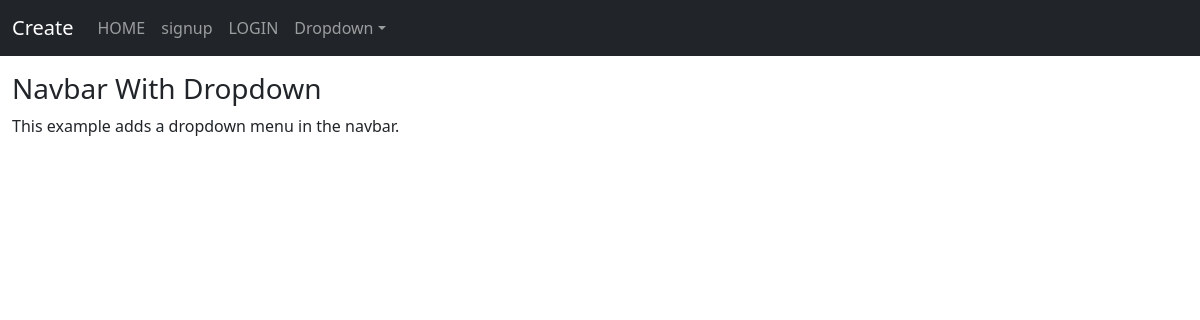
Before: / with the older database file.
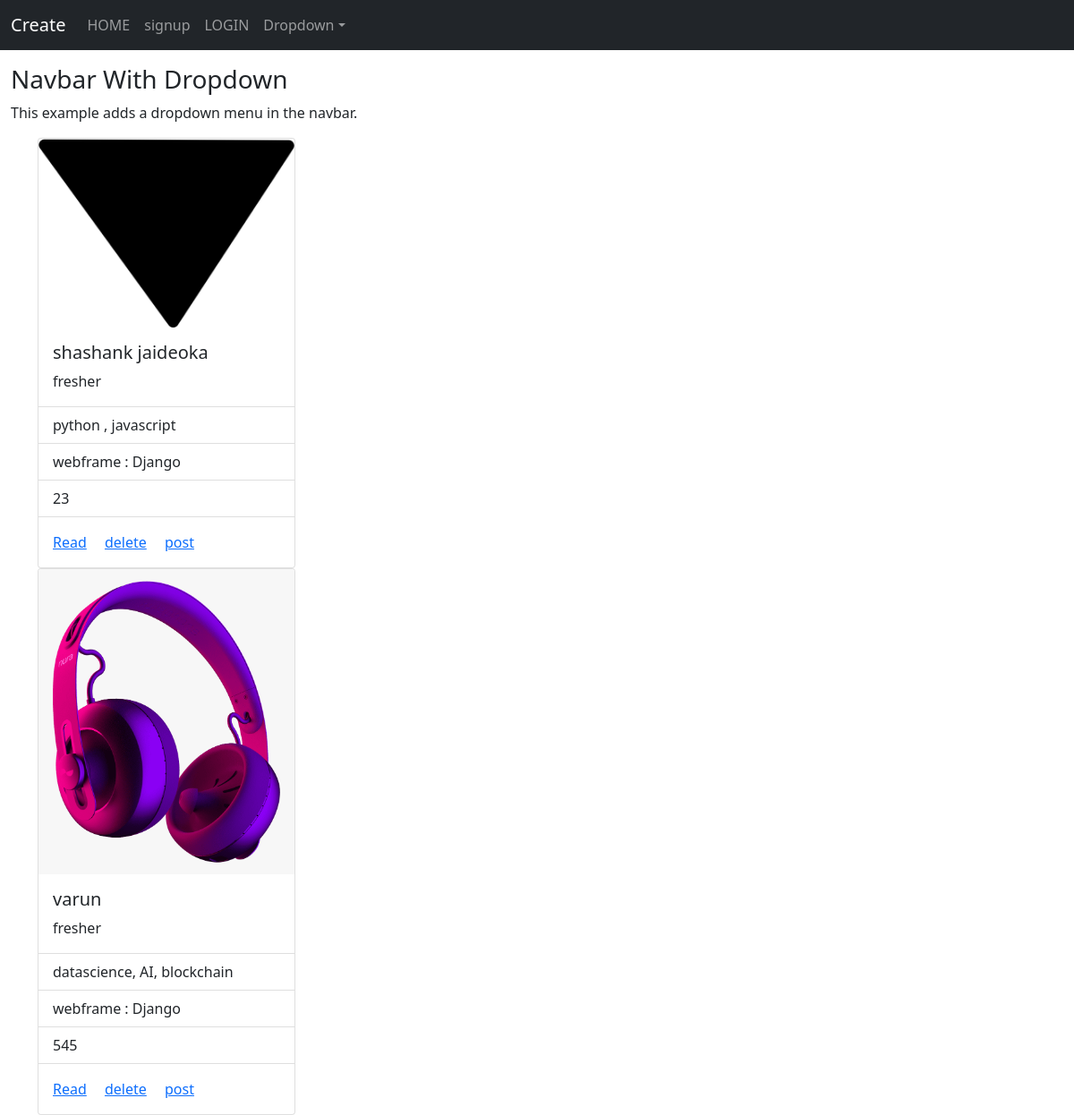
After: the same page with the newer database file.
### medicalstore/models.py (models this page shows, shortened)
class programmer(models.Model):
    Name = models.CharField(max_length=30)
    experience = models.CharField(max_length=30)
    skill = models.CharField(max_length=30)
    tools = models.CharField(default= '0',max_length=80)
    image = models.ImageField(blank= True, null= True, upload_to= "images/")

### medicalstore/views.py (the view)
# urls.py: 2. Add a URL to urlpatterns:  path('', views.home, name='home')
def home(request):
    q = programmer.objects.all()
    return render(request,'home.html', {'q':q})

### templates/home.html
{% extends 'base.html' %}
{% load static %}
{% block go %}
{% for i in q %}
<div class="column">
<div class="card" style="width: 18rem;">
  <img src="{{ i.image.url }}" class="card-img-top" alt="...">
  <div class="card-body">
    <h5 class="card-title">{{i.Name}}</h5>
    <p class="card-text">{{i.experience}}</p>
  </div>
  <ul class="list-group list-group-flush">
    <li class="list-group-item">{{i.skill}}</li>
    <li class="list-group-item">webframe : Django</li>
    <li class="list-group-item">{{i.tools}}</li>
  </ul>
  <div class="card-body">
    <a href="{% url 'read' i.id %}" class="card-link">Read</a>
    <a href="{% url 'delete' i.id %}" class="card-link">delete</a>
    <a href="{% url 'update' i.id %}" class="card-link">post</a>
  </div>
</div>
</div>
{% endfor %}
{% endblock go %}

### templates/base.html (shortened to what this page needs)
{% load static %}
<!DOCTYPE html>
<html lang="en">
<head>
  <link href="https://cdn.jsdelivr.net/npm/bootstrap@5.1.3/dist/css/bootstrap.min.css" rel="stylesheet">
  <link rel="stylesheet" type="text/css" href="{% static 'image' %}">
</head>
<body>
<nav class="navbar navbar-expand-sm bg-dark navbar-dark">
  <div class="container-fluid">
    <a class="navbar-brand" href="{% url 'create' %}">Create</a>
    <div class="collapse navbar-collapse" id="collapsibleNavbar">
      <ul class="navbar-nav">
        <li class="nav-item">
          <a class="nav-link" href="{% url 'home' %}">HOME</a>
        </li>
        <li class="nav-item">
          <a class="nav-link" href="{% url 'signup' %}">signup</a>
        </li>
        <li class="nav-item">
          <a class="nav-link" href="{% url 'login' %}">LOGIN</a>
        </li>
        <li class="nav-item dropdown">
          <a class="nav-link dropdown-toggle" href="#" role="button" data-bs-toggle="dropdown">Dropdown</a>
        </li>
      </ul>
    </div>
  </div>
</nav>
<div class="container-fluid mt-3">
  <h3>Navbar With Dropdown</h3>
  <p>This example adds a dropdown menu in the navbar.</p>
</div>
<div class="container">
{% block go %}
{% endblock go %}
    </div>
</body>
</html>

Changed rows visible on the page:
added programmer: image (picture), Name "shashank jaideoka", experience "fresher", skill "python , javascript", tools "23"
added programmer: image (picture), Name "varun", experience "fresher", skill "datascience, AI, blockchain", tools "545"
